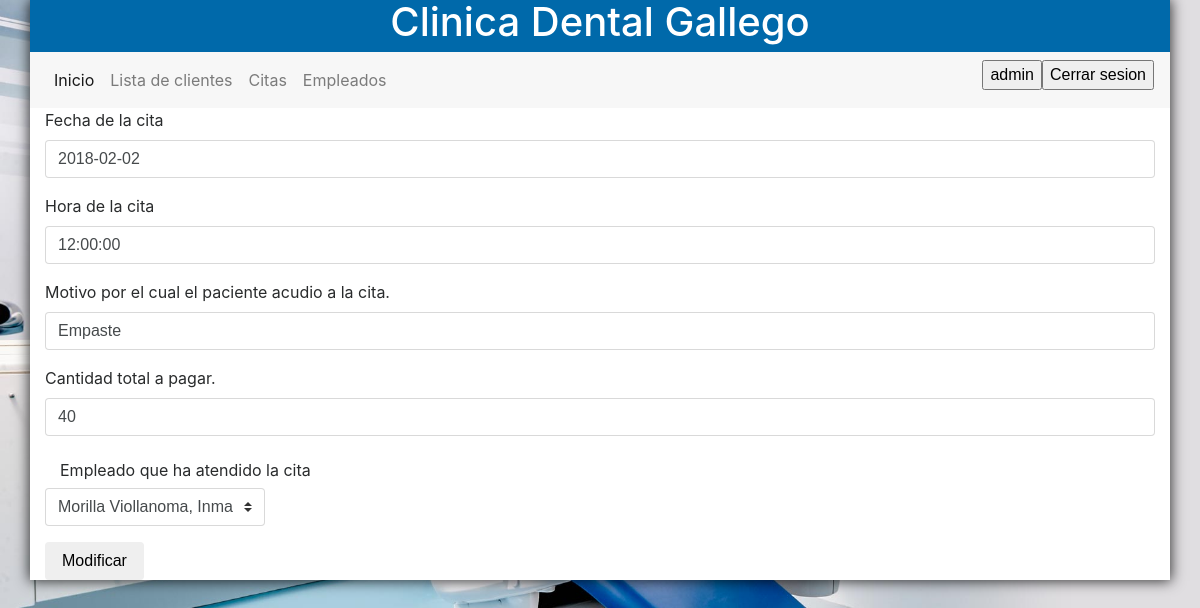
Screenshot of /admin/facturas/modificar.php?id_factura=4 (signed in) with the database file from the repository.
### tables this page shows
CREATE TABLE IF NOT EXISTS `facturas` (
  `id_factura` INT(11) NOT NULL AUTO_INCREMENT,
  `cantidad` VARCHAR(45) NOT NULL,
  `numero` INT(11) NOT NULL,
  PRIMARY KEY (`id_factura`, `numero`),
  CONSTRAINT `numero`
    FOREIGN KEY (`numero`)
    REFERENCES `citas` (`numero`)
    ON DELETE CASCADE
    ON UPDATE CASCADE);

CREATE TABLE IF NOT EXISTS `citas` (
  `numero` INT(11) NOT NULL AUTO_INCREMENT,
  `fecha` DATE NOT NULL,
  `motivo` VARCHAR(45) NOT NULL,
  `hora` time NOT NULL,
  `id_usuario` INT(11) NOT NULL,
  PRIMARY KEY (`numero`, `id_usuario`),
  CONSTRAINT
    FOREIGN KEY (`id_usuario`)
    REFERENCES `usuarios` (`id_usuario`)
    ON DELETE CASCADE
    ON UPDATE CASCADE);

### admin/facturas/modificar.php (the view, shortened to what this page needs)
<?php
include_once '../../funciones.php';
 ?>
<!DOCTYPE html>
<html lang="es">
  <head>
    <link rel="stylesheet" href="../../css/bootstrap.min.css">
    <link rel="stylesheet" href="../../js/bootstrap.min.js">
    <link rel="stylesheet" href="../../estilo.css">
  </head>
  <body>
      <?php if (!isset($_POST["id"])) : ?>
      <?php
      $connection=conectar();
      $id = $_GET['id_factura'];
      $query="select f.*, c.*, e.* from facturas f
      join citas c on f.numero = c.numero
      join atender a on c.numero = a.numero_cita
      join empleados e on a.id_empleado = e.id_empleado where id_factura = '".$id."'";
      if ($result = $connection->query($query)) {
                                 while($obj = $result->fetch_object()) {
                                       $cantidad=$obj->cantidad;
                                       $fecha=$obj->fecha;
                                       $motivo=$obj->motivo;
                                       $hora=$obj->hora;
                                  }
      }
      ?>
      <div class="container">
          <form method="post">
                <fieldset class="form-group">
                    <label>Fecha de la cita</label>
                    <input type='text' class='form-control' name='fecha' value="<?php echo $fecha; ?>" required>
                </fieldset>
                <fieldset class="form-group">
                    <label>Hora de la cita</label>
                    <input type='text' class='form-control' name='hora' value="<?php echo $hora; ?>" required>
                </fieldset>
                <fieldset class="form-group">
                    <label>Motivo por el cual el paciente acudio a la cita.</label>
                    <input type='text' class='form-control' name='motivo' value="<?php echo $motivo; ?>" required>
                </fieldset>
                <fieldset class="form-group">
                    <label>Cantidad total a pagar.</label>
                    <input type='text' class='form-control' name='cantidad' value="<?php echo $cantidad; ?>" required>
                </fieldset>
                <fieldset class="form-group">
                  <label for="example-time-input" class="col col-form-label">Empleado que ha atendido la cita</label>
                  <select class="custom-select" name="id_empleado" required>
                  </select>
              </fieldset>
                  <button type="submit" class="btn btn-default" data-toggle="modal" data-target="#flipFlop">Modificar</button>
          </form>
      </div>
      <?php endif?>
  </body>
</html>

### estilo.css (style rules this page uses)
body { background-color: #aef3ff; }
.container { min-height: 400px; background: white; -webkit-box-shadow: 0px 0px 13px 1px rgba(0,0,0,0.79); -moz-box-shadow: 0px 0px 13px 1px rgba(0,0,0,0.79); box-shadow: 0px 0px 13px 1px rgba(0,0,0,0.79); }

### admin/facturas/modificar.php (style rules this page uses)
body { background: url(../../imagenes/dental.jpg); display:flex; align-items:center; margin: auto; background-repeat:no-repeat; background-position:center center; background-attachment:fixed; -o-background-size: 100% 100%, auto; -moz-background-size: 100% 100%, auto; -webkit-background-size: 100% 100%, auto; background-size: 100% 100%, auto; }

### rows the page displays
facturas: fecha "2018-02-02", hora "12:00:00", motivo "Empaste", cantidad "40"

### other values shown
$_SESSION['user'] "admin"
form field id_empleado "Morilla Viollanoma, Inma"
